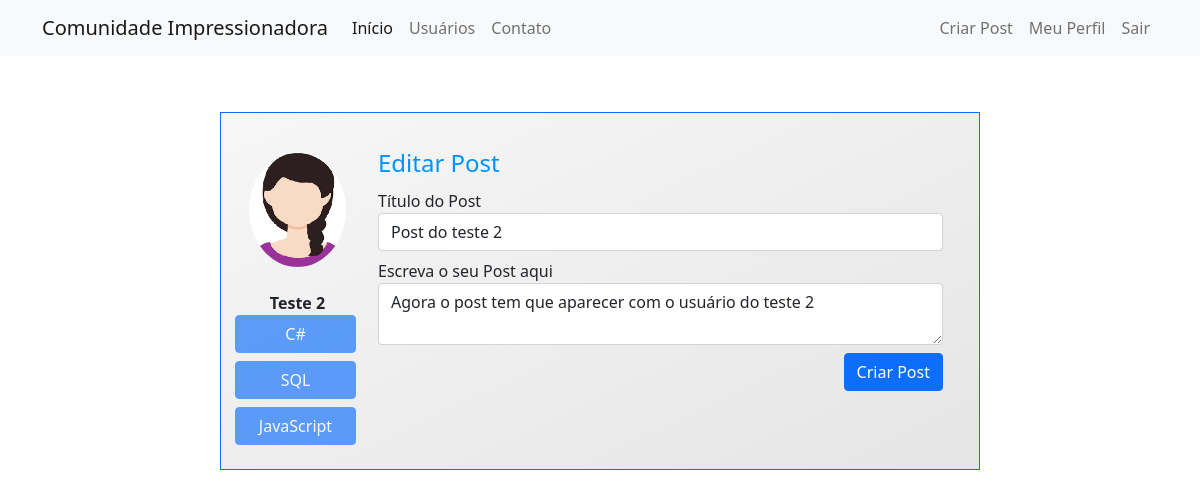
Page /post/3 (signed in) on the committed database.
### comunidadeimpressionadora/models.py (models this page shows)
class Usuario(database.Model, UserMixin):
    id = database.Column(database.Integer, primary_key=True)
    username = database.Column(database.String, nullable=False)
    email = database.Column(database.String, nullable=False, unique=True)
    phone_number = database.Column(database.Integer)
    password = database.Column(database.String, nullable=False)
    profile_photo = database.Column(database.String, nullable=False, default='default.png')
    facebook = database.Column(database.String)
    instagram = database.Column(database.String)
    github = database.Column(database.String)
    posts = database.relationship('Post', backref='author', lazy=True)
    cursos = database.Column(database.String, nullable=False, default='Não informado')

class Post(database.Model):
    id = database.Column(database.Integer, primary_key=True)
    titulo = database.Column(database.String, nullable=False)
    corpo = database.Column(database.Text, nullable=False)
    data_criacao = database.Column(database.DateTime, nullable=False, default=datetime.utcnow)
    id_usuario = database.Column(database.Integer, database.ForeignKey('usuario.id'), nullable=False, )

### comunidadeimpressionadora/routes.py (the view)
@app.route('/post/<post_id>', methods=['GET', 'POST'])
@login_required
def exibir_post(post_id):
    post = Post.query.get(post_id)
    form = FormCriarPost()
    if request.method == 'GET':
        form.titulo.data = post.titulo
        form.corpo.data = post.corpo
    elif form.validate_on_submit():
        post.titulo = form.titulo.data
        post.corpo = form.corpo.data
        database.session.commit()
        flash('Post Atualizado!', 'alert-success')
        return redirect(url_for('home'))
    return render_template('post.html', post=post, form=form)

### comunidadeimpressionadora/forms.py
class FormCriarPost(FlaskForm):
    titulo = StringField('Título do Post', validators=[DataRequired(), Length(2, 140)])
    corpo = TextAreaField('Escreva o seu Post aqui', validators=[DataRequired()])
    botao_submit_criarpost = SubmitField('Criar Post')

### comunidadeimpressionadora/models.py (called while the page is built)
@login_manager.user_loader
def load_ususario(id_usuario):
    return Usuario.query.get(int(id_usuario))

### comunidadeimpressionadora/templates/post.html (shortened to what this page needs)
{% extends 'base.html' %}
{% block body %}
    <div class = 'container mt-3'>
        <div class="row d-flex justify-content-center align-items-center pt-3">
            <div class = 'col col-lg-8 mb-4 mb-lg-0'>
                <div class="row border border-1 border-primary my-4 p-3 post-gradient">
                    <div class="col col-2">
                        <div class="col text-center">
                            <img src="{{ url_for('static', filename='fotos_perfil/{}'.format(post.author.profile_photo)) }}" alt="Avatar" class="img-fluid my-4 circle-image" style="width: 100px;" /><br>
                            <strong>{{ post.author.username }}</strong>
                            <div class="row justify-content-center">
                                {% if 'Não informado' in post.author.cursos or post.author.cursos == '' %}
                                    <br>
                                {% else %}
                                    {% for curso in post.author.cursos.split(';') %}
                                        <button type="button" class="btn btn-primary mb-2 me-1" disabled>{{ curso }}</button>
                                    {% endfor %}
                                {% endif %}
                            </div>
                        </div>
                    </div>
                    <div class="col col-10">
                        <form method='POST' action='' class="border-0 p-2 mt-2">
                            <legend style="color: #0092ff"1>Editar Post</legend>
                            <fieldset>
                                <div class="form-group pb-2">
                                    {{ form.titulo.label(class="form-control-label") }}
                                    {% if form.titulo.errors %}
                                        {{ form.titulo(class="form-control is-invalid") }}
                                        <div class="invalid-feedback">
                                            {% for error in form.titulo.errors %}
                                                {{ error }}
                                            {% endfor %}
                                        </div>
                                    {% else %}
                                        {{ form.titulo(class="form-control") }}
                                    {% endif %}
                                </div>
                                <div class="form-group">
                                    {{ form.corpo.label(class="form-control-label") }}
                                    {% if form.corpo.errors %}
                                        {{ form.corpo(class="form-control is-invalid") }}
                                        <div class="invalid-feedback">
                                            {% for error in form.corpo.errors %}
                                                {{ error }}
                                            {% endfor %}
                                        </div>
                                    {% else %}
                                        {{ form.corpo(class="form-control") }}
                                    {% endif %}
                                </div>
                            </fieldset>
                            <div class="d-flex justify-content-end pt-2">
                                {{ form.botao_submit_criarpost(class='btn btn-primary') }}
                            </div>
                        </form>
                    </div>
                </div>
            </div>
        </div>
    </div>
{% endblock %}

### comunidadeimpressionadora/static/main.css (style rules this page uses)
.post-gradient { background: #f7f7f7; background: -webkit-linear-gradient(to right bottom, rgba(247,247,247), rgba(229,229,229)); background: linear-gradient(to right bottom, rgba(247,247,247), rgba(229,229,229)) }
.circle-image { border-radius: 50%; }

### rows in the picture
Usuario: profile_photo (picture), author.username "Teste 2"
Post: titulo "Post do teste 2", corpo "Agora o post tem que aparecer com o usuário do teste 2"

### other values in the picture
{{ curso }} "C#" "SQL" "JavaScript"
